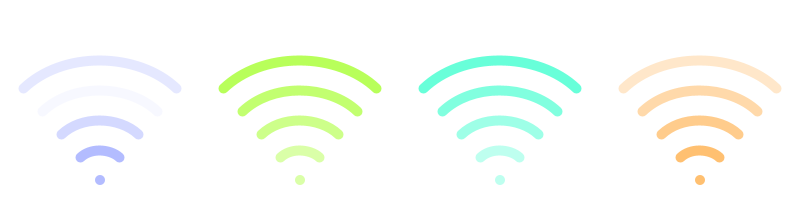
Frame 1 (no input)
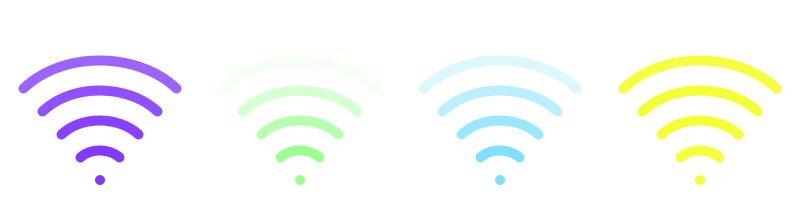
Frame 60 (the mouse pressed at the canvas centre just before this capture)
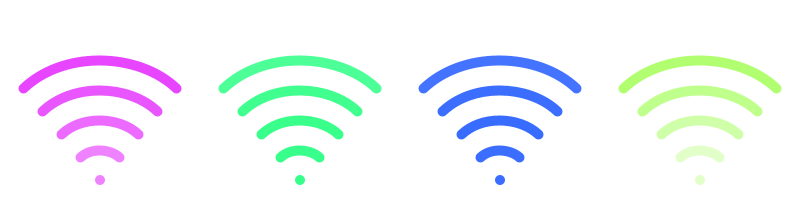
Frame 120 (the mouse held since frame 60 and released just before this capture)

The Processing sketch that drew these frames (run headless with seeded random() and noise(); from frame 60 on, the mouse is pressed at the canvas centre):

// Processing sketch: processing_103465
// ── processing_103465.pde

Wave[] waves = new Wave[4];

void setup() {
  size(800, 200);
  colorMode(HSB, 360, 100, 100);
  background(360);
  smooth();

  for (int i = 0; i<waves.length; i++) {
    waves[i] = new Wave(i);
  }
}

void draw() {
  background(360);

  for (int i = 0; i<waves.length; i++) {
    waves[i].display();
  }
}

class Wave {
  float hue  = random(360);
  float x = random(width);
  int ang = 40;
  float theta = random(360);

  float alp;

  Wave(int tmpNum) {
    x = tmpNum * 200 + 100;
  }

  void display() {
    noFill();
    strokeWeight(10);

    for (int i = 1; i <= 4; i++) {
      alp = 200*abs(sin(radians(10*i+theta)));

      stroke(hue, 100, 100, alp);
      arc(x, i*10+(height-70), 250-i*50, 200-i*40, radians(180+ang), radians(360-ang));
    }	

    noStroke();
    fill(hue, 100, 100, alp);
    ellipse(x, 50+(height-70), 10, 10);


    hue += 0.5;
    theta += 1;

    if (hue > 360) {
      hue = 0;
    }
  }
}
